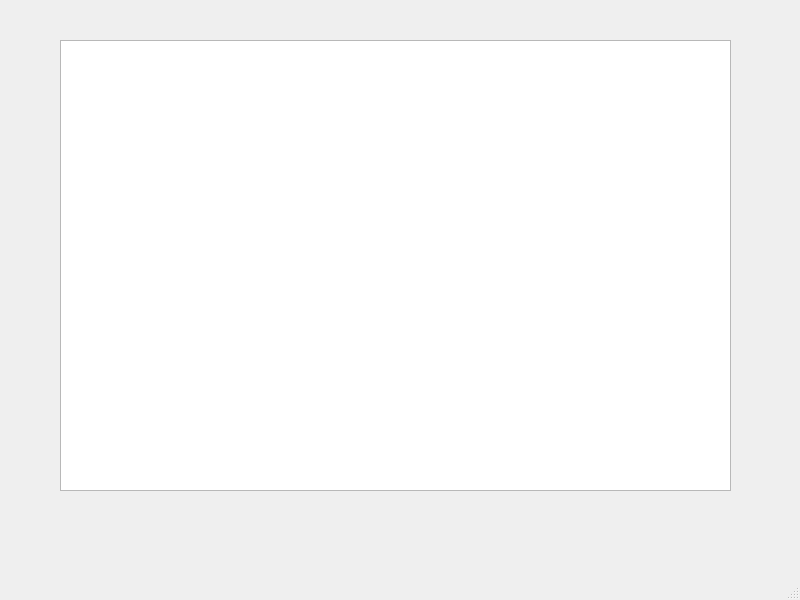
<?xml version="1.0" encoding="UTF-8"?>
<ui version="4.0">
 <class>MainWindow</class>
 <widget class="QMainWindow" name="MainWindow">
  <property name="geometry">
   <rect>
    <x>0</x>
    <y>0</y>
    <width>800</width>
    <height>600</height>
   </rect>
  </property>
  <property name="windowTitle">
   <string>MainWindow</string>
  </property>
  <widget class="QWidget" name="centralwidget">
   <widget class="QGraphicsView" name="graphicsView">
    <property name="geometry">
     <rect>
      <x>60</x>
      <y>40</y>
      <width>671</width>
      <height>451</height>
     </rect>
    </property>
   </widget>
  </widget>
  <widget class="QMenuBar" name="menubar">
   <property name="geometry">
    <rect>
     <x>0</x>
     <y>0</y>
     <width>800</width>
     <height>26</height>
    </rect>
   </property>
  </widget>
  <widget class="QStatusBar" name="statusbar"/>
 </widget>
 <resources/>
 <connections/>
</ui>
